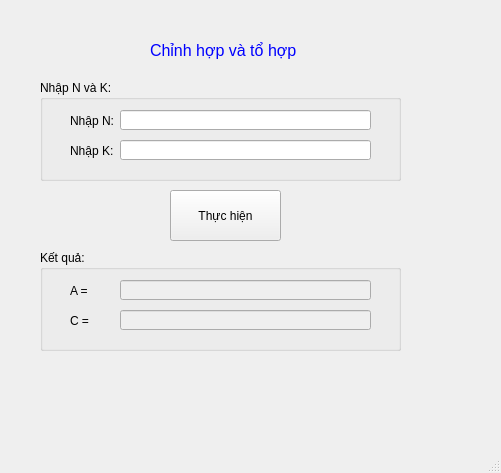
<?xml version="1.0" encoding="UTF-8"?>
<ui version="4.0">
 <class>MainWindow</class>
 <widget class="QMainWindow" name="MainWindow">
  <property name="geometry">
   <rect>
    <x>0</x>
    <y>0</y>
    <width>501</width>
    <height>473</height>
   </rect>
  </property>
  <property name="windowTitle">
   <string>MainWindow</string>
  </property>
  <widget class="QWidget" name="centralwidget">
   <widget class="QLabel" name="label">
    <property name="geometry">
     <rect>
      <x>150</x>
      <y>20</y>
      <width>181</width>
      <height>61</height>
     </rect>
    </property>
    <property name="font">
     <font>
      <pointsize>12</pointsize>
     </font>
    </property>
    <property name="text">
     <string>&lt;html&gt;&lt;head/&gt;&lt;body&gt;&lt;p&gt;&lt;span style=&quot; color:#0000ff;&quot;&gt;Chỉnh hợp và tổ hợp&lt;/span&gt;&lt;/p&gt;&lt;/body&gt;&lt;/html&gt;</string>
    </property>
   </widget>
   <widget class="QGroupBox" name="groupBoxNhap">
    <property name="geometry">
     <rect>
      <x>40</x>
      <y>80</y>
      <width>361</width>
      <height>101</height>
     </rect>
    </property>
    <property name="title">
     <string>Nhập N và K: </string>
    </property>
    <widget class="QLabel" name="label_2">
     <property name="geometry">
      <rect>
       <x>30</x>
       <y>30</y>
       <width>61</width>
       <height>21</height>
      </rect>
     </property>
     <property name="text">
      <string>Nhập N: </string>
     </property>
    </widget>
    <widget class="QLineEdit" name="lineEditNhapN">
     <property name="geometry">
      <rect>
       <x>80</x>
       <y>30</y>
       <width>251</width>
       <height>20</height>
      </rect>
     </property>
    </widget>
    <widget class="QLineEdit" name="lineEditNhapK">
     <property name="geometry">
      <rect>
       <x>80</x>
       <y>60</y>
       <width>251</width>
       <height>20</height>
      </rect>
     </property>
    </widget>
    <widget class="QLabel" name="label_3">
     <property name="geometry">
      <rect>
       <x>30</x>
       <y>60</y>
       <width>61</width>
       <height>21</height>
      </rect>
     </property>
     <property name="text">
      <string>Nhập K: </string>
     </property>
    </widget>
   </widget>
   <widget class="QPushButton" name="pushButton">
    <property name="geometry">
     <rect>
      <x>170</x>
      <y>190</y>
      <width>111</width>
      <height>51</height>
     </rect>
    </property>
    <property name="text">
     <string>Thực hiện</string>
    </property>
    <property name="icon">
     <iconset>
      <normaloff>images/ic_calculate.png</normaloff>images/ic_calculate.png</iconset>
    </property>
    <property name="iconSize">
     <size>
      <width>24</width>
      <height>24</height>
     </size>
    </property>
   </widget>
   <widget class="QGroupBox" name="groupBoxKetQua">
    <property name="geometry">
     <rect>
      <x>40</x>
      <y>250</y>
      <width>361</width>
      <height>101</height>
     </rect>
    </property>
    <property name="title">
     <string>Kết quả:</string>
    </property>
    <widget class="QLabel" name="label_4">
     <property name="geometry">
      <rect>
       <x>30</x>
       <y>30</y>
       <width>61</width>
       <height>21</height>
      </rect>
     </property>
     <property name="text">
      <string>A =</string>
     </property>
    </widget>
    <widget class="QLineEdit" name="lineEditA">
     <property name="enabled">
      <bool>false</bool>
     </property>
     <property name="geometry">
      <rect>
       <x>80</x>
       <y>30</y>
       <width>251</width>
       <height>20</height>
      </rect>
     </property>
    </widget>
    <widget class="QLineEdit" name="lineEditC">
     <property name="enabled">
      <bool>false</bool>
     </property>
     <property name="geometry">
      <rect>
       <x>80</x>
       <y>60</y>
       <width>251</width>
       <height>20</height>
      </rect>
     </property>
    </widget>
    <widget class="QLabel" name="label_5">
     <property name="geometry">
      <rect>
       <x>30</x>
       <y>60</y>
       <width>61</width>
       <height>21</height>
      </rect>
     </property>
     <property name="text">
      <string>C = </string>
     </property>
    </widget>
   </widget>
  </widget>
  <widget class="QMenuBar" name="menubar">
   <property name="geometry">
    <rect>
     <x>0</x>
     <y>0</y>
     <width>501</width>
     <height>25</height>
    </rect>
   </property>
  </widget>
  <widget class="QStatusBar" name="statusbar"/>
 </widget>
 <tabstops>
  <tabstop>lineEditNhapN</tabstop>
  <tabstop>lineEditNhapK</tabstop>
  <tabstop>pushButton</tabstop>
  <tabstop>lineEditA</tabstop>
  <tabstop>lineEditC</tabstop>
 </tabstops>
 <resources/>
 <connections/>
</ui>
